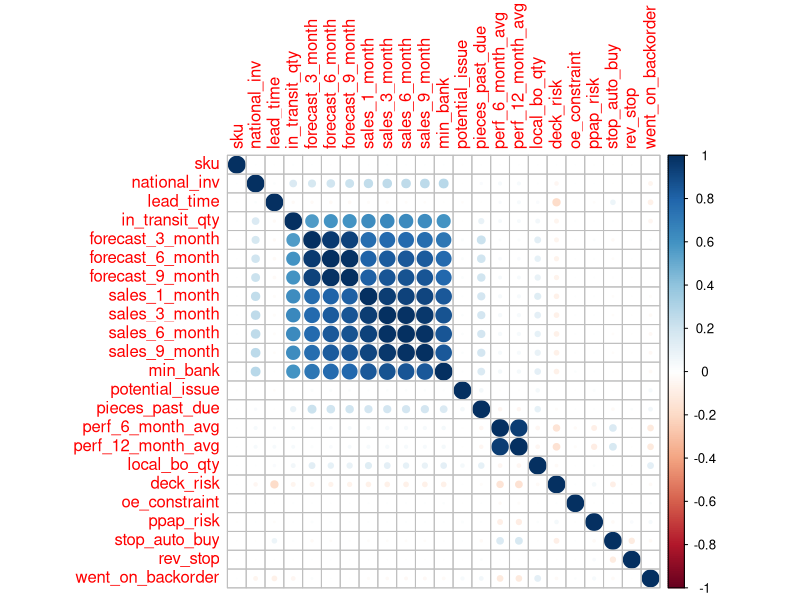
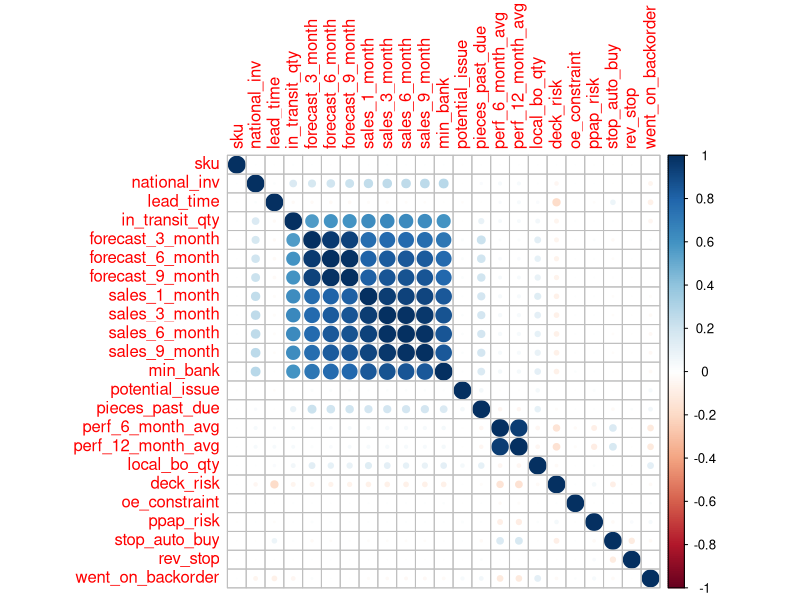
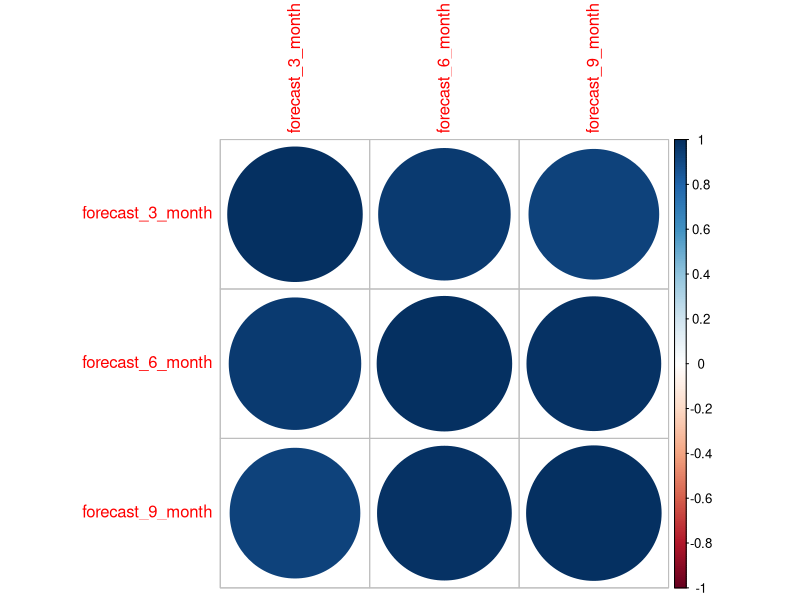
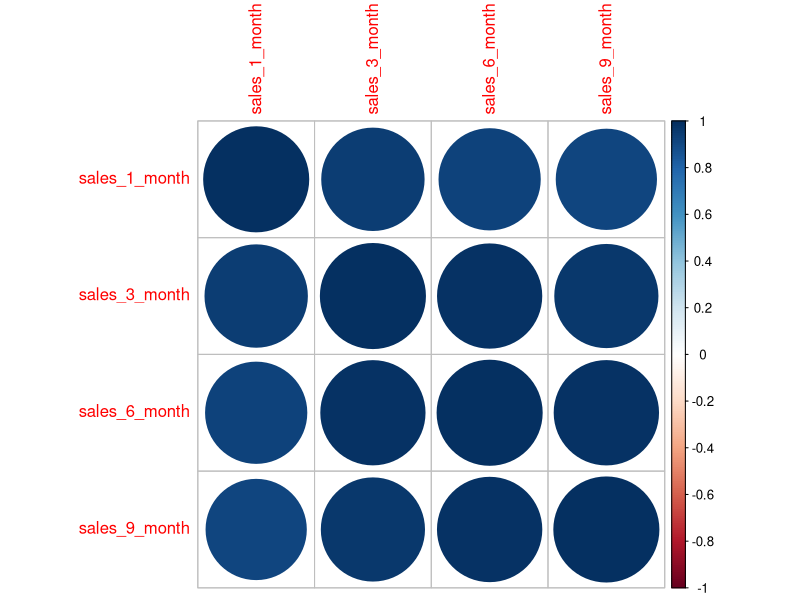
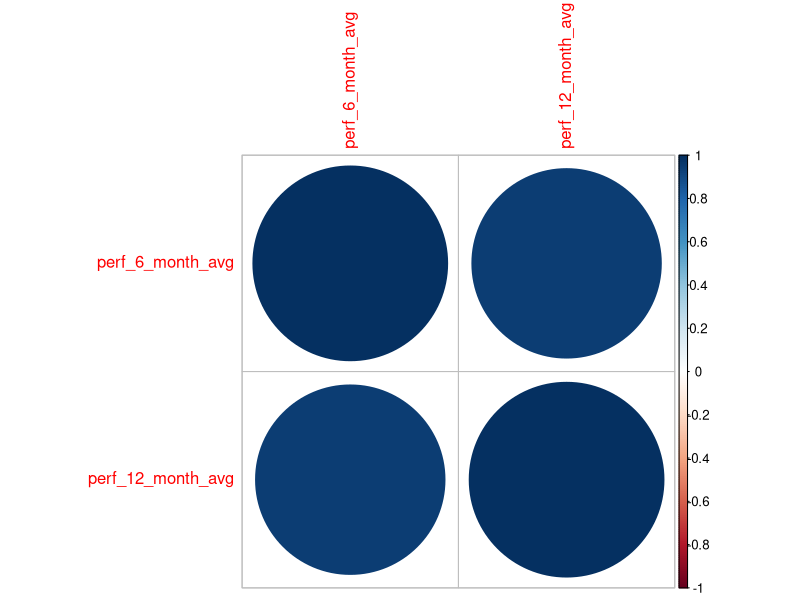
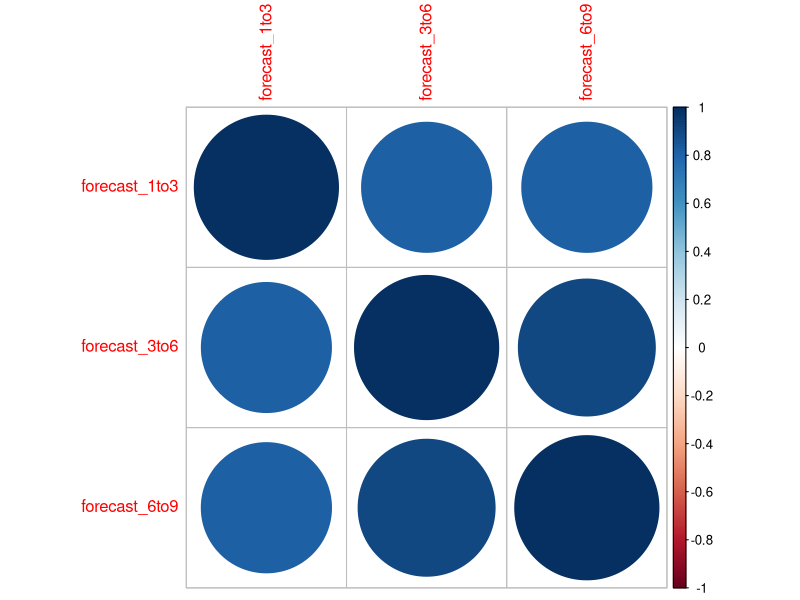
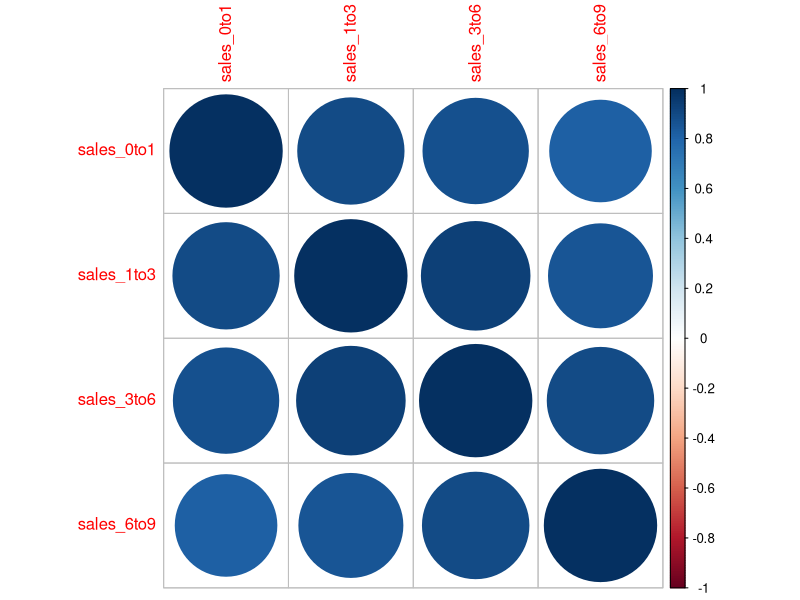

The R script that drew these images, in order:
## ---- chunk 1
knitr::opts_chunk$set(warning = FALSE, 
                      fig.height = 6,
                      fig.width = 6,
                      fig.align = "center")
## ---- chunk 2
train_before_factor = read.csv("Competition_Train.csv")
missing_values <- any(is.na(train_before_factor))

# Print the result
print(missing_values)
## ---- chunk 3
train = read.csv("Competition_Train.csv")
test = read.csv("Competition_Test.csv")
#str(train)
#str(test)
## ---- chunk 4
train$potential_issue = as.factor(train$potential_issue)
train[18:23] = lapply(train[18:23], as.factor)
#str(train)
test$potential_issue = as.factor(test$potential_issue)
test[18:22] = lapply(test[18:22], as.factor)
#str(test)

## ---- chunk 5
library(plyr)
train$potential_issue = revalue(train$potential_issue, c("0"="No", "1"="Yes"))
train[18:23] = lapply(train[18:23], function(x) revalue(x, c("0"="No", "1"="Yes")))
#str(train)
test$potential_issue = revalue(test$potential_issue, c("0"="No", "1"="Yes"))
test[18:22] = lapply(test[18:22], function(x) revalue(x, c("0"="No", "1"="Yes")))
#str(test)
## ---- chunk 6
temp_train = train
numeric_cols = sapply(temp_train, is.numeric)
# Convert non-numeric columns to numeric
temp_train[!numeric_cols] <- lapply(temp_train[!numeric_cols], as.numeric)  
#str(temp_train)
correlation_matrix = cor(temp_train)
library(corrplot)
corrplot(correlation_matrix, method = "circle")
## ---- chunk 7
# Load necessary libraries
library(readr) # For reading data
library(dplyr) # For data manipulation
library(corrplot) # For correlation plot visualization

# Read the dataset
cor_data1 <- read_csv("Competition_Train.csv") # Replace "your_dataset.csv" with the path to your dataset

# Compute correlation matrix
correlation_matrix <- cor(cor_data1)

# Identify correlations with the target variable
cor_with_target <- correlation_matrix[, "went_on_backorder"]

# Sort correlations in descending order
cor_with_target_sorted <- sort(cor_with_target, decreasing = TRUE)

# Print correlations with the target variable
print(cor_with_target_sorted)

# Visualize correlations with a correlation plot
corrplot(correlation_matrix, method = "circle")

## ---- chunk 8
# Select relevant columns from your data frame
columns_of_interest <- c("forecast_3_month", "forecast_6_month", "forecast_9_month")

# Calculate the correlation matrix
correlation_matrix <- cor(train[, columns_of_interest])

print(correlation_matrix)

# Load the corrplot package
library(corrplot)

# Visualize the correlation matrix
corrplot(correlation_matrix, method = "circle")
## ---- chunk 9
# Select relevant columns from your data frame
columns_of_interest <- c("sales_1_month","sales_3_month","sales_6_month","sales_9_month")

# Calculate the correlation matrix
correlation_matrix <- cor(train[, columns_of_interest])

print(correlation_matrix)

# Load the corrplot package
library(corrplot)

# Visualize the correlation matrix
corrplot(correlation_matrix, method = "circle")
## ---- chunk 10
# Select relevant columns from your data frame
columns_of_interest <- c("perf_6_month_avg","perf_12_month_avg")

# Calculate the correlation matrix
correlation_matrix <- cor(train[, columns_of_interest])

print(correlation_matrix)

# Load the corrplot package
library(corrplot)

# Visualize the correlation matrix
corrplot(correlation_matrix, method = "circle")
## ---- chunk 11
print(colnames(train_before_factor))
## ---- chunk 12
# Assuming your dataset is named "dataset"

factor_col_name <- c("potential_issue", "deck_risk", "oe_constraint", "ppap_risk","stop_auto_buy", "rev_stop")

for (col in factor_col_name) {
  # Count occurrences of each unique value in the column
  table_count <- table(train[[col]])
  
  # Print column name
  cat("Column Name: ", col)
  
  # Print table count
  print(table_count)
  cat("\n")
  
}

## ---- chunk 13
# Subset the dataframe based on the condition train$rev_stop == "yes"
# Subset the dataframe based on the condition train$rev_stop == "yes"
subset_df <- train[train$rev_stop == "Yes", ]

# Extract the value of train$went_on_backorder from the subset
value_of_backorder <- subset_df$went_on_backorder

# Print the value
table(value_of_backorder)

# Subset the dataframe based on the condition train$rev_stop == "yes"
subset_df2 <- train[train$rev_stop == "No", ]

# Extract the value of train$went_on_backorder from the subset
value_of_backorder2 <- subset_df2$went_on_backorder


# Print the value
table(value_of_backorder2)

## ---- chunk 14
# Assuming your dataset is named "dataset" and the numeric column you want to analyze is named "numeric_column"

factor_col_name = c(
"national_inv","lead_time","in_transit_qty","forecast_3_month" ,"forecast_6_month","forecast_9_month" ,"sales_1_month","sales_3_month","sales_6_month","sales_9_month","min_bank","pieces_past_due", "perf_6_month_avg" ,"perf_12_month_avg", "local_bo_qty"
)
for (col in factor_col_name) {
  # Calculate percentiles
  percentiles <- quantile(train[[col]], probs = seq(0, 1, by = 0.1)) # Adjust the sequence to specify desired percentiles
  
  # Convert to a data frame for better display
  percentile_table <- data.frame(Percentile = names(percentiles), Value = as.numeric(percentiles))
  
  title <- paste("Percentile table for column:", col)
  
  # Print the title
  cat(title, "\n")
  
  # Print the percentile table
  print(percentile_table)
}



## ---- chunk 15
factor_col_name <- c(
  "in_transit_qty","pieces_past_due","local_bo_qty"
)

for (col in factor_col_name) {
  # Count non-zero values
  non_zero_count <- sum(train[[col]] != 0)
  
  # Print column name and count of non-zero values
  cat("Number of non-zero values in column", col, ":", non_zero_count,
      " total count: ", non_zero_count/sum(train[[col]])*100, "% \n")
}

## ---- chunk 16
temp_data1 = train
temp_data1$forecast_1to3 = train$forecast_3_month
temp_data1$forecast_3to6 = train$forecast_6_month - train$forecast_3_month
temp_data1$forecast_6to9 = train$forecast_9_month - train$forecast_6_month
average_forecast_3 <- mean(temp_data1$forecast_1to3, na.rm = TRUE)
average_forecast_6 <- mean(temp_data1$forecast_3to6, na.rm = TRUE)
average_forecast_9 <- mean(temp_data1$forecast_6to9, na.rm = TRUE)
str(average_forecast_3)
str(average_forecast_6)
str(average_forecast_9)
temp_data1 <- subset(temp_data1, select = -c(forecast_3_month, forecast_6_month, forecast_9_month))
print(names(temp_data1))
## ---- chunk 17
temp_data1$sales_0to1 = train$sales_1_month
temp_data1$sales_1to3 = train$sales_3_month - train$sales_1_month
temp_data1$sales_3to6 = train$sales_6_month - train$sales_3_month
temp_data1$sales_6to9 = train$sales_9_month - train$sales_6_month
average_sale_1 <- mean(temp_data1$sales_0to1, na.rm = TRUE)
average_sale_3 <- mean(temp_data1$sales_1to3, na.rm = TRUE)
average_sale_6 <- mean(temp_data1$sales_3to6, na.rm = TRUE)
average_sale_9 <- mean(temp_data1$sales_6to9, na.rm = TRUE)
str(average_sale_1)
str(average_sale_3)
str(average_sale_6)
str(average_sale_9)
temp_data1 <- subset(temp_data1, select = -c(sales_1_month, sales_3_month, sales_6_month, sales_9_month))
print(names(temp_data1))
## ---- chunk 18
# Select relevant columns from your data frame
columns_of_interest <- c("forecast_1to3", "forecast_3to6", "forecast_6to9")

# Calculate the correlation matrix
correlation_matrix <- cor(temp_data1[, columns_of_interest])

print(correlation_matrix)

# Load the corrplot package
library(corrplot)

# Visualize the correlation matrix
corrplot(correlation_matrix, method = "circle")
## ---- chunk 19
# Select relevant columns from your data frame
columns_of_interest <- c("sales_0to1","sales_1to3","sales_3to6","sales_6to9")

# Calculate the correlation matrix
correlation_matrix <- cor(temp_data1[, columns_of_interest])

print(correlation_matrix)

# Load the corrplot package
library(corrplot)

# Visualize the correlation matrix
corrplot(correlation_matrix, method = "circle")
## ---- chunk 20
avg1=mean(train$sales_1_month, na.rm = TRUE)
avg3=mean(train$sales_3_month, na.rm = TRUE)
avg6=mean(train$sales_6_month, na.rm = TRUE)
avg9=mean(train$sales_9_month, na.rm = TRUE)
print(mean(train$sales_1_month, na.rm = TRUE))
print(mean(train$sales_3_month, na.rm = TRUE))
print(mean(train$sales_6_month, na.rm = TRUE))
print(mean(train$sales_9_month, na.rm = TRUE))
sa0to3 = avg3
sa3to6 = avg6-avg3
sa6to9 = avg9-avg6
print((sa3to6-sa0to3)/sa0to3)
print((sa6to9-sa3to6)/sa3to6)

## ---- chunk 21
avg3=mean(train$forecast_3_month, na.rm = TRUE)
avg6=mean(train$forecast_6_month, na.rm = TRUE)
avg9=mean(train$forecast_9_month, na.rm = TRUE)
fc0to3 = avg3
fc3to6 = avg6-avg3
fc6to9 = avg9-avg6
print(fc0to3)
print(fc3to6)
print(fc6to9)
print("sss")
print((fc3to6-fc0to3)/fc0to3)
print((fc6to9-fc3to6)/fc3to6)
print("sss")
print(((fc3to6-fc0to3)/fc0to3+(fc6to9-fc3to6)/fc3to6)/2)
